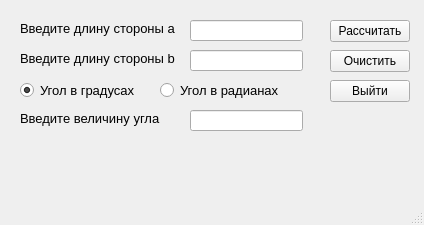
<?xml version="1.0" encoding="UTF-8"?>
<ui version="4.0">
 <class>MainWindow</class>
 <widget class="QMainWindow" name="MainWindow">
  <property name="geometry">
   <rect>
    <x>0</x>
    <y>0</y>
    <width>424</width>
    <height>225</height>
   </rect>
  </property>
  <property name="windowTitle">
   <string>MainWindow</string>
  </property>
  <widget class="QWidget" name="centralwidget">
   <widget class="QLabel" name="aSideLabel">
    <property name="geometry">
     <rect>
      <x>20</x>
      <y>20</y>
      <width>161</width>
      <height>16</height>
     </rect>
    </property>
    <property name="font">
     <font>
      <pointsize>10</pointsize>
     </font>
    </property>
    <property name="text">
     <string>Введите длину стороны a</string>
    </property>
   </widget>
   <widget class="QLabel" name="bSideLabel">
    <property name="geometry">
     <rect>
      <x>20</x>
      <y>50</y>
      <width>161</width>
      <height>16</height>
     </rect>
    </property>
    <property name="font">
     <font>
      <pointsize>10</pointsize>
     </font>
    </property>
    <property name="text">
     <string>Введите длину стороны b</string>
    </property>
   </widget>
   <widget class="QLabel" name="angleLabel">
    <property name="geometry">
     <rect>
      <x>20</x>
      <y>110</y>
      <width>161</width>
      <height>16</height>
     </rect>
    </property>
    <property name="font">
     <font>
      <pointsize>10</pointsize>
     </font>
    </property>
    <property name="text">
     <string>Введите величину угла</string>
    </property>
   </widget>
   <widget class="QRadioButton" name="degreeRadioButton">
    <property name="geometry">
     <rect>
      <x>20</x>
      <y>80</y>
      <width>121</width>
      <height>20</height>
     </rect>
    </property>
    <property name="font">
     <font>
      <pointsize>10</pointsize>
     </font>
    </property>
    <property name="text">
     <string>Угол в градусах</string>
    </property>
    <property name="checked">
     <bool>true</bool>
    </property>
   </widget>
   <widget class="QRadioButton" name="radianRadioButton">
    <property name="geometry">
     <rect>
      <x>160</x>
      <y>80</y>
      <width>131</width>
      <height>20</height>
     </rect>
    </property>
    <property name="font">
     <font>
      <pointsize>10</pointsize>
     </font>
    </property>
    <property name="text">
     <string>Угол в радианах</string>
    </property>
   </widget>
   <widget class="QLabel" name="resultLabel">
    <property name="geometry">
     <rect>
      <x>20</x>
      <y>150</y>
      <width>221</width>
      <height>16</height>
     </rect>
    </property>
    <property name="font">
     <font>
      <pointsize>10</pointsize>
     </font>
    </property>
    <property name="text">
     <string/>
    </property>
   </widget>
   <widget class="QLineEdit" name="aSideLineEdit">
    <property name="geometry">
     <rect>
      <x>190</x>
      <y>20</y>
      <width>113</width>
      <height>21</height>
     </rect>
    </property>
   </widget>
   <widget class="QLineEdit" name="bSideLineEdit">
    <property name="geometry">
     <rect>
      <x>190</x>
      <y>50</y>
      <width>113</width>
      <height>21</height>
     </rect>
    </property>
   </widget>
   <widget class="QLineEdit" name="angleLineEdit">
    <property name="geometry">
     <rect>
      <x>190</x>
      <y>110</y>
      <width>113</width>
      <height>21</height>
     </rect>
    </property>
   </widget>
   <widget class="QPushButton" name="calculateButton">
    <property name="geometry">
     <rect>
      <x>330</x>
      <y>20</y>
      <width>80</width>
      <height>22</height>
     </rect>
    </property>
    <property name="text">
     <string>Рассчитать</string>
    </property>
   </widget>
   <widget class="QPushButton" name="clearButton">
    <property name="geometry">
     <rect>
      <x>330</x>
      <y>50</y>
      <width>80</width>
      <height>22</height>
     </rect>
    </property>
    <property name="text">
     <string>Очистить</string>
    </property>
   </widget>
   <widget class="QPushButton" name="exitButton">
    <property name="geometry">
     <rect>
      <x>330</x>
      <y>80</y>
      <width>80</width>
      <height>22</height>
     </rect>
    </property>
    <property name="text">
     <string>Выйти</string>
    </property>
   </widget>
  </widget>
  <widget class="QMenuBar" name="menubar">
   <property name="geometry">
    <rect>
     <x>0</x>
     <y>0</y>
     <width>424</width>
     <height>21</height>
    </rect>
   </property>
  </widget>
  <widget class="QStatusBar" name="statusbar"/>
 </widget>
 <resources/>
 <connections/>
</ui>
